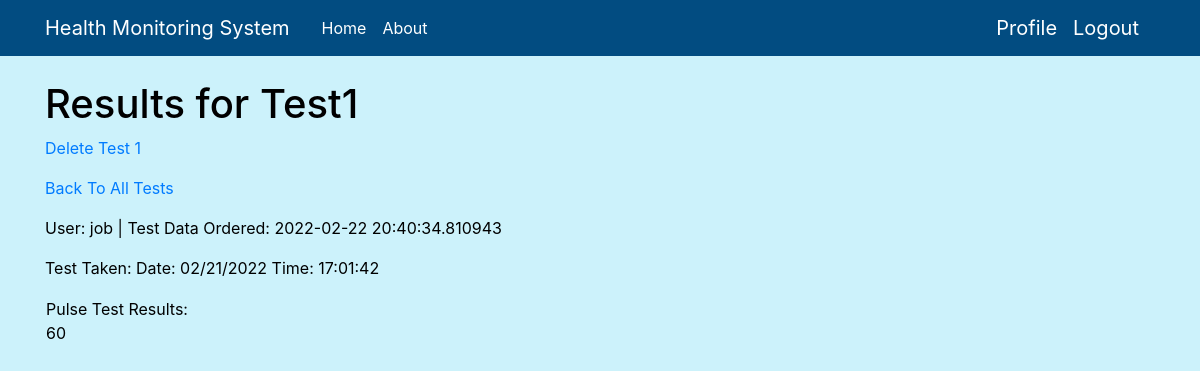
The page /open_packet/job/1 (signed in) on the database as committed earlier.
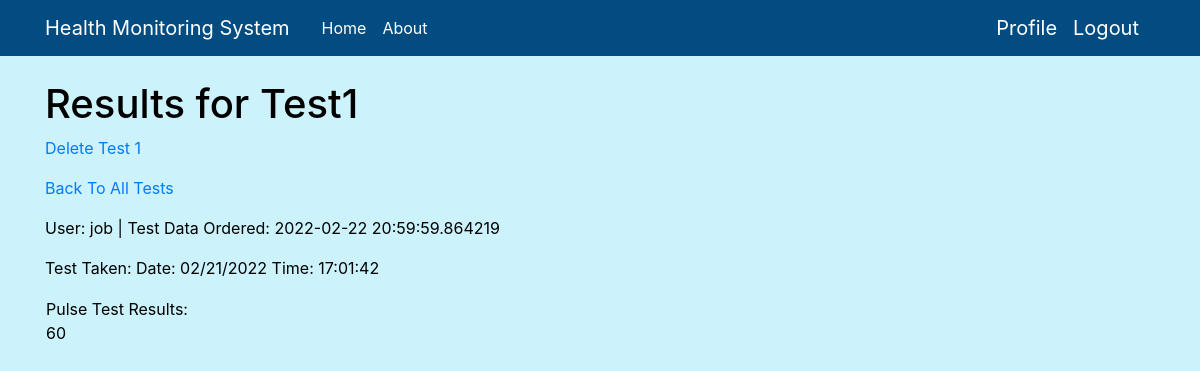
The same page on the database as committed later.
### app.py (models this page shows, shortened)
class Packet(db.Model):
    id = db.Column(db.Integer, primary_key=True)
    body = db.Column(db.String(500))
    timestamp = db.Column(db.DateTime, index=True, default=datetime.utcnow)     # this timestamp represents when the test was ordered
    test_taken = db.Column(db.String(50), index=True, default=None)             # this timestamp represents when the test was taken
    user_id = db.Column(db.Integer, db.ForeignKey('user.id'))
    test_type = db.Column(db.String(150), default=None)

class User(UserMixin, db.Model):
    id = db.Column(db.Integer, primary_key=True)
    username = db.Column(db.String(64), index=True, unique=True)
    email = db.Column(db.String(120), index=True, unique=True)          # email field format is validated
    DOB = db.Column(db.String(6), index=True, unique=True)              # DOB field format is validated
    password_hash = db.Column(db.String(128))
    packets = db.relationship("Packet", backref='author', lazy='dynamic')
    packet_count = db.Column(db.Integer, index=True)                    # TODO: managing the users packet counter
    admin = db.Column(db.Integer, index=True, default=False)

### app.py (the view)
@app.route('/open_packet/<username>/<packet_id>')
def open_packet(username, packet_id):
    user = User.query.filter_by(username=username).first_or_404()
    return render_template('view_test.html', user=user, packet=Packet.query.get(packet_id))

### app.py (called while the page is built)
@login.user_loader
def load_user(id):
    return User.query.get(int(id))

### templates/view_test.html
{% extends "base.html" %}
{% block content %}
<h1> Results for Test{{packet.id}}</h1>
<p><a href="{{ url_for('deletetest', username=current_user.username, packet_id=packet.id) }}">Delete Test {{packet.id}}</a></p>
<p><a href="{{ url_for('user', username=current_user.username)}}">Back To All Tests</a></p>
<p><td>User: {{packet.author.username}}  | Test Data Ordered: {{packet.timestamp}}</td></p>
<p>Test Taken: {{packet.test_taken}}</p>
<table>
    <td> {{packet.test_type}} Test Results:<br>{{ packet.body }} </td>
</table>
{% endblock %}

### templates/base.html (shortened to what this page needs)
<!doctype html>
<html lang="en">
  <head>
    <link rel="stylesheet" href="https://stackpath.bootstrapcdn.com/bootstrap/4.3.1/css/bootstrap.min.css">
    <link rel="stylesheet" type="text/css" href="{{ url_for('static', filename='main.css') }}">
  </head>
  <body>
    <header class="site-header">
      <nav class="navbar navbar-expand-md navbar-dark bg-steel fixed-top">
        <div class="container">
          <a class="navbar-brand mr-4" href="/">Health Monitoring System</a>
          <div class="collapse navbar-collapse" id="navbarToggle">
            <div class="navbar-nav mr-auto">
              {% if current_user.is_anonymous %}
              <a class="nav-item nav-link" href="{{ url_for('index_guest') }}">Home</a>
              {% else %}
              <a class="nav-item nav-link" href="{{ url_for('index') }}">Home</a>
              {% endif %}
              <a class="nav-item nav-link" href="/about">About</a>
            </div>
            {% if current_user.is_anonymous %}
            <div class="navbar-nav">
              <a class="nav-item nav-link" href="{{ url_for('login') }}">Login</a>
              <a class="nav-item nav-link" href="{{ url_for('signup') }}">Sign Up</a>
            </div>
            {% else %}
            <a class="navbar-brand" href="{{ url_for('user', username=current_user.username) }}">Profile</a>
            <a class="navbar-brand" href="{{ url_for('logout') }}">Logout</a>
            {% endif %}
          </div>
        </div>
      </nav>
    </header>
    <main role="main" class="container">
      <div class="row">
        <div class="col-md-8">
          {% block content %}{% endblock %}
    </main>
  </body>
</html>

### static/main.css (style rules this page uses)
body { background: #ccf2fb; color: #000000; margin-top: 5rem; }
h1, h2, h3, h4, h5, h6 { color: #000000; }
.bg-steel { background-color: #024c81; }
.site-header .navbar-nav .nav-link { color: #ffffff; }

Rows that differ between the two databases and show on the page:
changed Packet "Pulse": timestamp "2022-02-22 20:40:34.810943" → "2022-02-22 20:59:59.864219"
